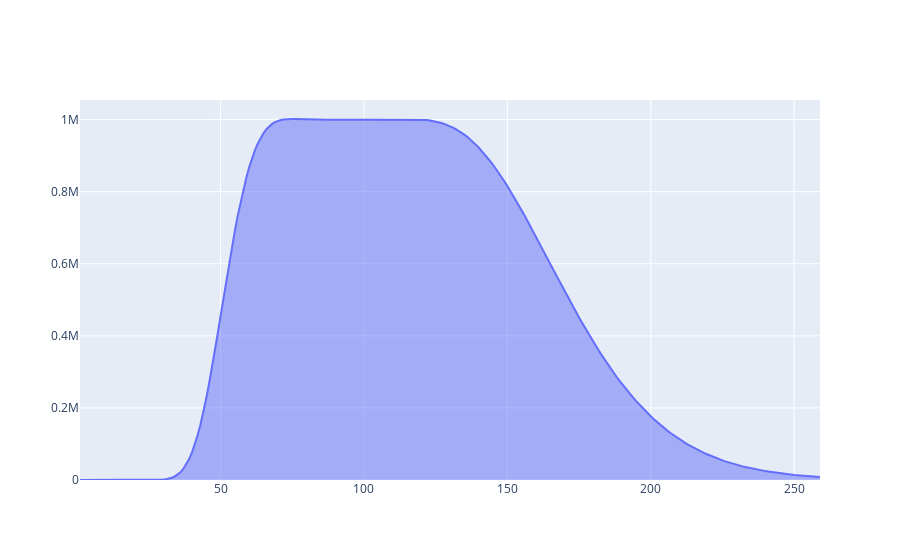

Write notebook code for a chart like this one.
### Code cell
fig = go.Figure()
fig.add_trace(go.Scatter(x=gamma_cash_package.index, y=gamma_cash_package.values, fill='tozeroy'))

### Figure 1 — Plotly figure (JSON) as saved in the notebook; plotly's stock layout.template omitted (floating-point values rounded to 4 significant figures; data arrays with more than 128 entries replaced by an {"elided": "..."} marker saying what was removed)
{"data": [{"fill": "tozeroy", "type": "scatter", "x": {"elided": "259 int values"}, "y": {"elided": "259 float values"}}], "layout": {"autosize": true, "xaxis": {"autorange": true, "range": [1, 259], "type": "linear"}, "yaxis": {"autorange": true, "range": [0, 1054000.0], "type": "linear"}}}
